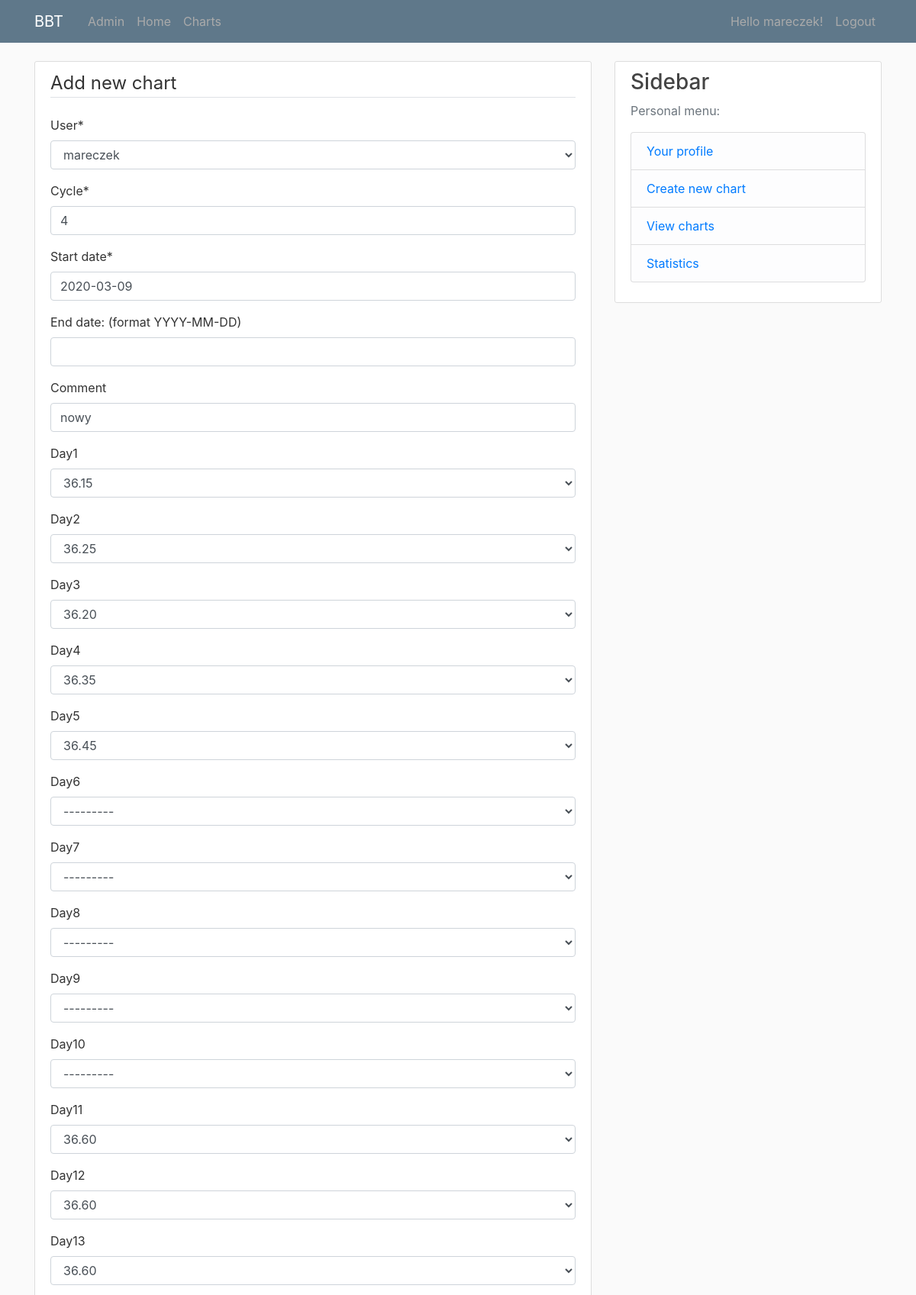
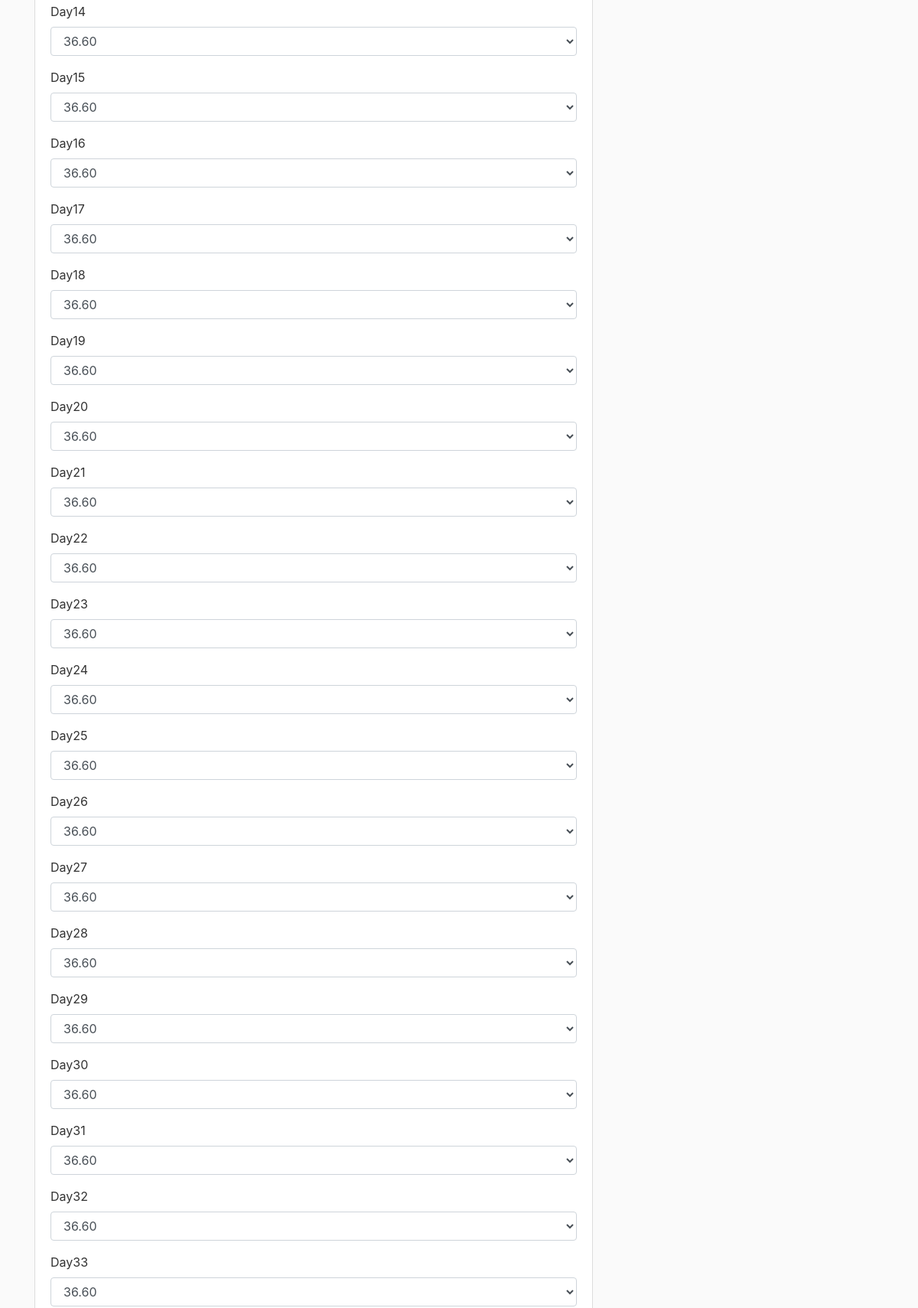
The page /charts/chart/5/update/ (signed in, upper part) on the database its author committed (2 pictures, top to bottom).
### charts/models.py (models this page shows, shortened)
class Chart(models.Model):
    user = models.ForeignKey(User, on_delete=models.CASCADE)
    cycle = models.IntegerField()
    start_date = models.DateField(blank=False)
    end_date = models.DateField(blank=True, null=True, name='End date: (format YYYY-MM-DD)')
    comment = models.CharField(max_length=150, blank=True)
    day1 = models.FloatField(choices=temp_choice, default=None, blank=True, null=True)
    day2 = models.FloatField(choices=temp_choice, default=None, blank=True, null=True)
    day3 = models.FloatField(choices=temp_choice, default=None, blank=True, null=True)
    day4 = models.FloatField(choices=temp_choice, default=None, blank=True, null=True)
    day5 = models.FloatField(choices=temp_choice, default=None, blank=True, null=True)
    day6 = models.FloatField(choices=temp_choice, default=None, blank=True, null=True)
    day7 = models.FloatField(choices=temp_choice, default=None, blank=True, null=True)
    day8 = models.FloatField(choices=temp_choice, default=None, blank=True, null=True)
    day9 = models.FloatField(choices=temp_choice, default=None, blank=True, null=True)
    day10 = models.FloatField(choices=temp_choice, default=None, blank=True, null=True)
    day11 = models.FloatField(choices=temp_choice, default=None, blank=True, null=True)
    day12 = models.FloatField(choices=temp_choice, default=None, blank=True, null=True)
    day13 = models.FloatField(choices=temp_choice, default=None, blank=True, null=True)
    day14 = models.FloatField(choices=temp_choice, default=None, blank=True, null=True)
    day15 = models.FloatField(choices=temp_choice, default=None, blank=True, null=True)
    day16 = models.FloatField(choices=temp_choice, default=None, blank=True, null=True)
    day17 = models.FloatField(choices=temp_choice, default=None, blank=True, null=True)
    day18 = models.FloatField(choices=temp_choice, default=None, blank=True, null=True)
    day19 = models.FloatField(choices=temp_choice, default=None, blank=True, null=True)
    day20 = models.FloatField(choices=temp_choice, default=None, blank=True, null=True)
    day21 = models.FloatField(choices=temp_choice, default=None, blank=True, null=True)
    day22 = models.FloatField(choices=temp_choice, default=None, blank=True, null=True)
    day23 = models.FloatField(choices=temp_choice, default=None, blank=True, null=True)
    day24 = models.FloatField(choices=temp_choice, default=None, blank=True, null=True)
    day25 = models.FloatField(choices=temp_choice, default=None, blank=True, null=True)
    day26 = models.FloatField(choices=temp_choice, default=None, blank=True, null=True)
    day27 = models.FloatField(choices=temp_choice, default=None, blank=True, null=True)
    day28 = models.FloatField(choices=temp_choice, default=None, blank=True, null=True)
    day29 = models.FloatField(choices=temp_choice, default=None, blank=True, null=True)
    day30 = models.FloatField(choices=temp_choice, default=None, blank=True, null=True)
    day31 = models.FloatField(choices=temp_choice, default=None, blank=True, null=True)
    day32 = models.FloatField(choices=temp_choice, default=None, blank=True, null=True)
    day33 = models.FloatField(choices=temp_choice, default=None, blank=True, null=True)
    day34 = models.FloatField(choices=temp_choice, default=None, blank=True, null=True)
    day35 = models.FloatField(choices=temp_choice, default=None, blank=True, null=True)
    day36 = models.FloatField(choices=temp_choice, default=None, blank=True, null=True)
    day37 = models.FloatField(choices=temp_choice, default=None, blank=True, null=True)
    day38 = models.FloatField(choices=temp_choice, blank=True, null=True)
    day39 = models.FloatField(choices=temp_choice, blank=True, null=True)
    day40 = models.FloatField(choices=temp_choice, blank=True, null=True)

### charts/views.py (the view, shortened to what this page needs)
# urls.py: path('chart/<int:pk>/update/', ChartUpdateView.as_view(), name='chart-update'),
class ChartUpdateView(LoginRequiredMixin, UserPassesTestMixin, UpdateView):
    model = Chart
    fields = '__all__'
    def test_func(self):
        chart = self.get_object()
        if self.request.user == chart.user:
            return True
        return False

### charts/templates/charts/chart_form.html (shortened to what this page needs)
{% extends 'base.html' %}
{% load crispy_forms_tags %}
{% load i18n %}
{% block content %}
    <div class="content-section">
        <form method="POST">    {% csrf_token %}
            <fieldset class="form-group">
                <legend class="border-bottom mb-4">{% trans "Add new chart" %}</legend>
            {{ form|crispy }}
            </fieldset>
        </form>
    </div>
{% endblock %}

### templates/menu.html
{% load i18n %}
<header class="site-header">
  <nav class="navbar navbar-expand-md navbar-dark bg-steel fixed-top">
    <div class="container">
      <a class="navbar-brand mr-4" href="/">BBT</a>
      <div class="collapse navbar-collapse" id="navbarToggle">
        <div class="navbar-nav mr-auto">
          <a class="nav-item nav-link" href="/admin">{% trans "Admin" %}</a>
          <a class="nav-item nav-link" href="{% url 'view-home' %}">{% trans "Home" %}</a>
          <a class="nav-item nav-link" href="{% url 'view-charts' %}">{% trans "Charts" %}</a>
        </div>
        <div class="navbar-nav">
          {% if user.is_authenticated %}
            <a class="nav-item nav-link" href="{% url 'profile' %}">Hello {{ request.user }}!</a>
            <a class="nav-item nav-link" href="{% url 'logout' %}">{% trans "Logout" %}</a>
          {% else %}
            <a class="nav-item nav-link" href="{% url 'login' %}">{% trans "Login" %}</a>
            <a class="nav-item nav-link" href="{% url 'register' %}">{% trans "Register" %}</a>
          {% endif %}
        </div>
      </div>
    </div>
  </nav>
</header>

### home/static/home/main.css (style rules this page uses)
body { background: #fafafa; color: #333333; margin-top: 5rem; }
.bg-steel { background-color: #5f788a; }
.site-header .navbar-nav .nav-link { color: #aaaaaa; }
.content-section { background: #ffffff; padding: 10px 20px; border: 1px solid #dddddd; border-radius: 3px; margin-bottom: 20px; }

### rows shown on the page
Chart: user "mareczek", cycle "4", start_date "2020-03-09", comment "nowy", day1 "36.15", day2 "36.25", day3 "36.20", day4 "36.35", day5 "36.45", day6 "---------", day7 "---------", day8 "---------", day9 "---------", day10 "---------", day11 "36.60", day12 "36.60", day13 "36.60", day14 "36.60", day15 "36.60", day16 "36.60", day17 "36.60", day18 "36.60", day19 "36.60", day20 "36.60", day21 "36.60", day22 "36.60", day23 "36.60", day24 "36.60", day25 "36.60", day26 "36.60", day27 "36.60", day28 "36.60", day29 "36.60", day30 "36.60", day31 "36.60", day32 "36.60", day33 "36.60"

### other values the page prints
{{ request.user }} "mareczek"
